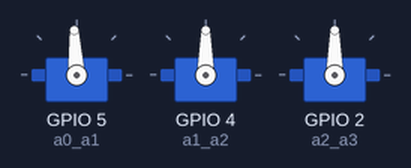
A sketch run on a simulated ESP32. On the bench: 3 × servo.

Above: at 0.05 s.
At 2.75 s:
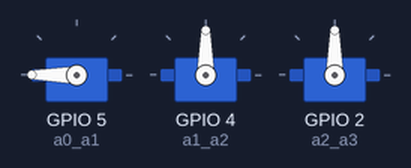
At 5.55 s:
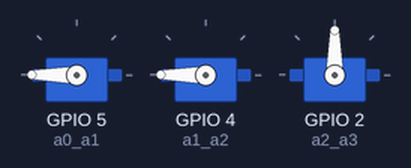
At 11.15 s:
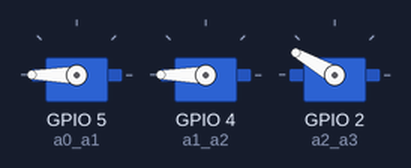
At 16.65 s:
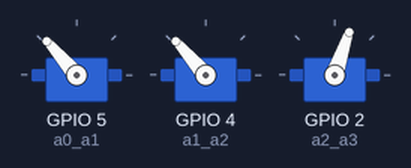
At 22.25 s:
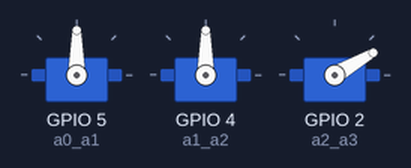
Timing chart, 0 to 29.0 s (numbered marks = the images above):
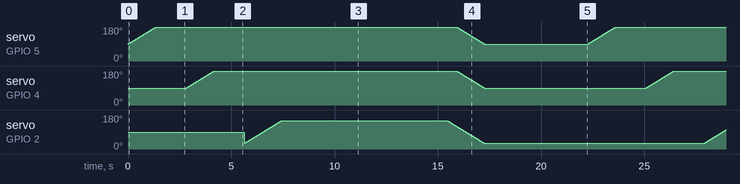

The sketch:

hardware_demo.ino
```cpp
#include <ESP32Servo.h>
Servo a0_a1;
Servo a1_a2;
Servo a2_a3;

int zero1 = 90;
int zero2 = 90;
int zero3 = 30;

int p = 0;    // variable to store the servo position

void moveOne(Servo &servo, int pos0, int pos1, int zero) {
  if (pos0 <= pos1) {
    for (p = pos0; p <= pos1; p += 1) {
      servo.write(p + zero);
      delay(15);
    }
  }
  else {
    for (p = pos0; p >= pos1; p -= 1) {
      servo.write(p + zero);
      delay(15);
    }
  }
}

void moveThree(Servo &servo1, Servo &servo2, Servo &servo3, int pos0, int pos1) {
  if (pos0 <= pos1) {
    for (p = pos0; p <= pos1; p += 1) {
      servo1.write(p+zero1);
      servo2.write(p+zero2);
      servo3.write(p+zero3);
      delay(15);
    }
  }
  else {
    for (p = pos0; p >= pos1; p -= 1) {
      servo1.write(p+zero1);
      servo2.write(p+zero2);
      servo3.write(p+zero3);
      delay(15);
    }
  }
}

void setup() {
  a0_a1.attach(5);
  a1_a2.attach(4);
  a2_a3.attach(2);
}

void loop() {
  moveOne(a0_a1, 0, 120, zero1);
  delay(1000);
  moveOne(a1_a2, 0, 120, zero2);
  delay(1000);
  moveOne(a2_a3, 0, 120, zero3);
  delay(8000);
  moveThree(a0_a1, a1_a2, a2_a3, 120, 0);
  delay(5000);
}
```
